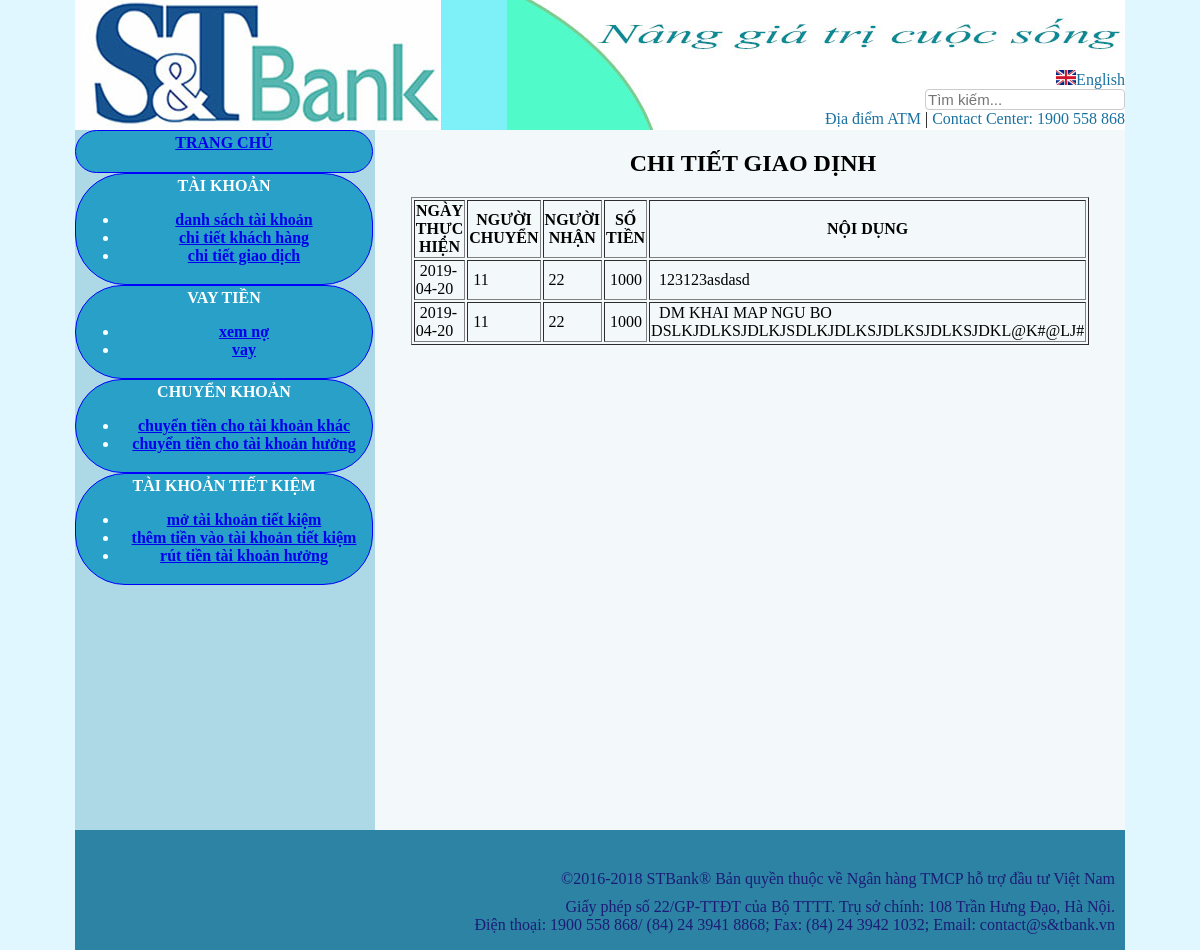
/acctrangchu.php?ts=ctgd, run on an earlier commit of the app's database.
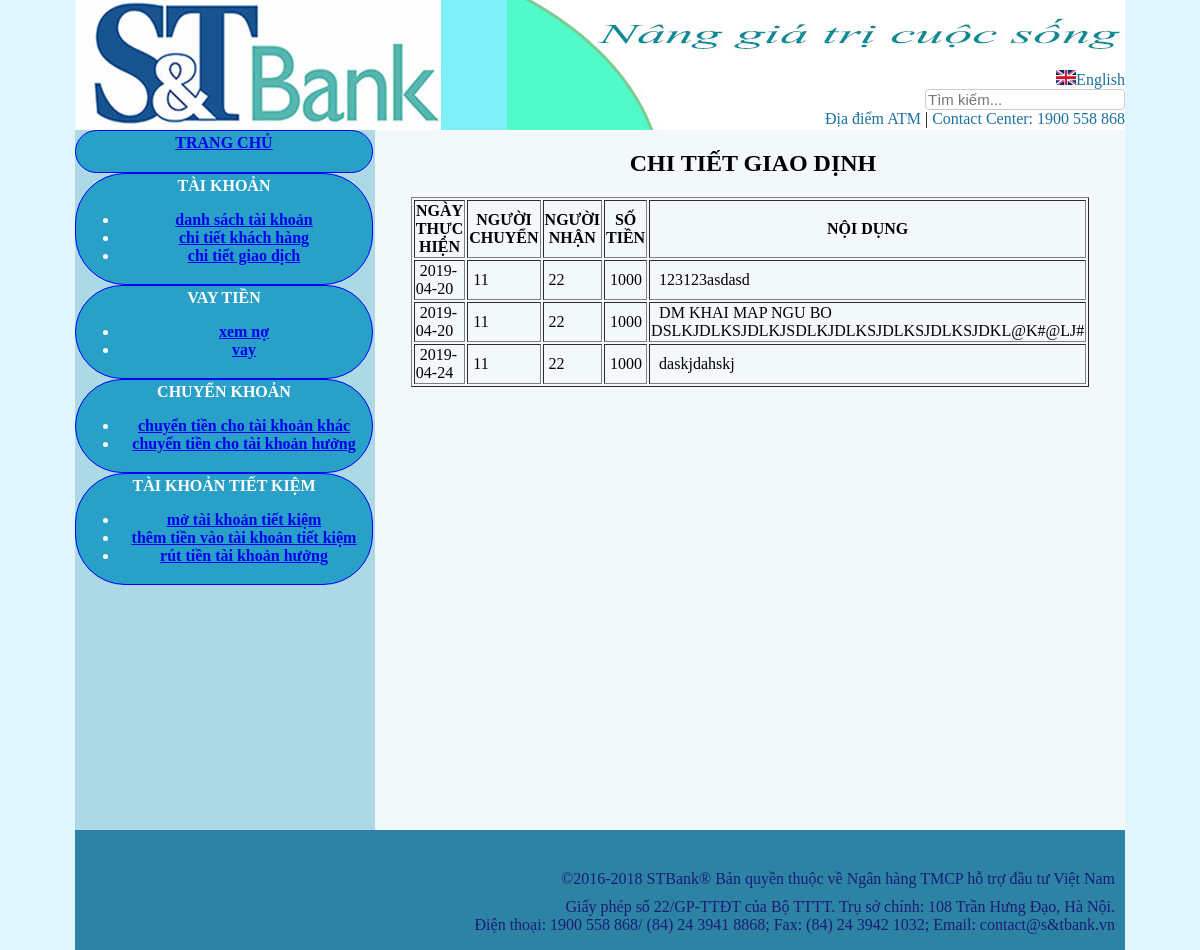
And on a later commit of the database.
### tables this page shows
CREATE TABLE `chuyentien` (
  `id_chuyentien` int(11) NOT NULL,
  `ngaytao` date DEFAULT NULL,
  `id_chuyen` int(10) DEFAULT NULL,
  `id_nhan` int(10) DEFAULT NULL,
  `sotien` float DEFAULT NULL,
  `noidung` varchar(500) DEFAULT NULL
);

### DBconnect.php (called while the page is built, shortened)
<?php
class control {
	private $con ;
	public function setCon ($conn){
		$this->con = $conn ;
	}
	function control ($conn){
		$this->con = $conn ;
	}
	public function query ($que){
		 $conn = $this->con ;
		return mysqli_query($conn,$que) ;
	}
	public function fetch_arr($que){
		return mysqli_fetch_assoc($que);
	}
}
$hostname = 'localhost:3306';
$username = 'root';
$password = '';
$dbname = "test";
$conn = mysqli_connect($hostname, $username, $password,$dbname);
        mysqli_set_charset($conn, 'UTF8');
 $control = new control($conn);
?>

### chitietgiaodich.php (the view)
<?php require("DBconnect.php") ;?>
	<?php
	    $sql = "SELECT * FROM chuyentien where id_chuyen = '11' or id_nhan = '11'";
		$results = $control->query($sql);
	?>
<div align="center" >
     		 <h2>&nbsp;CHI TIẾT GIAO DỊNH</h2>
     		 <table width="560" border="1"  align="center">
     		   <tr >
     		     <th  width="105" scope="col">NGÀY THỰC HIỆN</th>
                 <th width="105" scope="col">NGƯỜI CHUYỂN</th>
                 <th width="93" scope="col">NGƯỜI NHẬN</th>
                 <th width="101" scope="col">SỐ TIỀN</th>
                 <th  width="144" scope="col">NỘI DỤNG</th>
      </tr>
				<?php
				 while($giaodich = $control->fetch_arr($results)){
					 echo "
                   <tr>
                    <td>&nbsp;$giaodich[ngaytao]</td>
                    <td>&nbsp;$giaodich[id_chuyen]</td>
                    <td>&nbsp;$giaodich[id_nhan]</td>
                    <td>&nbsp;$giaodich[sotien]</td>
                    <td style='word-wrap: break-word;''>&nbsp;$giaodich[noidung]</td>
                  </tr>";
	  }
				 ?>
   		   </table>
	</div>

What changed in the data, as far as the page shows it:
added chuyentien: ngaytao "2019-04-24", id_chuyen "11", id_nhan "22", sotien "1000", noidung "daskjdahskj"
